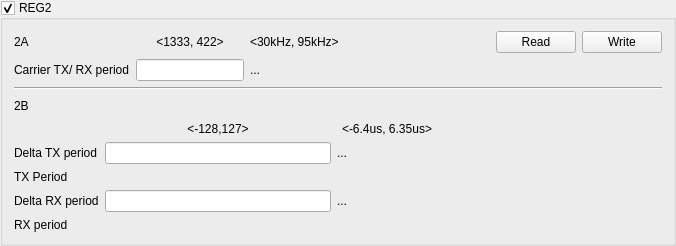
        <widget class="CustomControls::FoldingBox" name="grREG2">
         <property name="title">
          <string>REG2</string>
         </property>
         <property name="checkable">
          <bool>true</bool>
         </property>
         <layout class="QGridLayout" name="gridLayout_23">
          <item row="2" column="0">
           <layout class="QGridLayout" name="gridLayout_22">
            <item row="4" column="0">
             <widget class="QLabel" name="label_166">
              <property name="text">
               <string>Delta RX period</string>
              </property>
             </widget>
            </item>
            <item row="2" column="0">
             <widget class="QLabel" name="label_165">
              <property name="text">
               <string>Delta TX period</string>
              </property>
             </widget>
            </item>
            <item row="5" column="0" colspan="3">
             <widget class="QLabel" name="lb_R2RXPer">
              <property name="text">
               <string>RX period</string>
              </property>
             </widget>
            </item>
            <item row="0" column="0">
             <widget class="QLabel" name="label_174">
              <property name="text">
               <string>2B</string>
              </property>
             </widget>
            </item>
            <item row="3" column="0" colspan="3">
             <widget class="QLabel" name="lb_R2TXPer">
              <property name="text">
               <string>TX Period</string>
              </property>
             </widget>
            </item>
            <item row="4" column="1">
             <widget class="CustomControls::RealEdit" name="leDRX">
              <property name="inputMask">
               <string/>
              </property>
             </widget>
            </item>
            <item row="2" column="1">
             <widget class="CustomControls::RealEdit" name="leDTX">
              <property name="inputMask">
               <string/>
              </property>
             </widget>
            </item>
            <item row="1" column="1">
             <widget class="QLabel" name="label_182">
              <property name="text">
               <string>&lt;-128,127&gt;</string>
              </property>
              <property name="alignment">
               <set>Qt::AlignCenter</set>
              </property>
             </widget>
            </item>
            <item row="2" column="2">
             <widget class="QLabel" name="lbR2B_0_7_info">
              <property name="minimumSize">
               <size>
                <width>100</width>
                <height>0</height>
               </size>
              </property>
              <property name="text">
               <string>...</string>
              </property>
             </widget>
            </item>
            <item row="4" column="2">
             <widget class="QLabel" name="lbR2B_8_15_info">
              <property name="minimumSize">
               <size>
                <width>100</width>
                <height>0</height>
               </size>
              </property>
              <property name="text">
               <string>...</string>
              </property>
             </widget>
            </item>
            <item row="1" column="2">
             <widget class="QLabel" name="label_176">
              <property name="text">
               <string>&lt;-6.4us, 6.35us&gt;</string>
              </property>
              <property name="alignment">
               <set>Qt::AlignCenter</set>
              </property>
             </widget>
            </item>
            <item row="0" column="3">
             <spacer name="horizontalSpacer_5">
              <property name="orientation">
               <enum>Qt::Horizontal</enum>
              </property>
              <property name="sizeHint" stdset="0">
               <size>
                <width>40</width>
                <height>20</height>
               </size>
              </property>
             </spacer>
            </item>
           </layout>
          </item>
          <item row="1" column="0">
           <widget class="Line" name="line_3">
            <property name="maximumSize">
             <size>
              <width>16777215</width>
              <height>16777215</height>
             </size>
            </property>
            <property name="orientation">
             <enum>Qt::Horizontal</enum>
            </property>
           </widget>
          </item>
          <item row="0" column="0">
           <layout class="QGridLayout" name="gridLayout_12">
            <item row="0" column="0">
             <widget class="QLabel" name="label_173">
              <property name="text">
               <string>2A </string>
              </property>
             </widget>
            </item>
            <item row="1" column="0">
             <widget class="QLabel" name="label_4">
              <property name="text">
               <string>Carrier TX/ RX period</string>
              </property>
             </widget>
            </item>
            <item row="1" column="2">
             <widget class="QLabel" name="lbR2A_0_10_info">
              <property name="minimumSize">
               <size>
                <width>200</width>
                <height>0</height>
               </size>
              </property>
              <property name="text">
               <string>...</string>
              </property>
             </widget>
            </item>
            <item row="1" column="1">
             <widget class="CustomControls::LineEdit" name="leR2A_0_10"/>
            </item>
            <item row="1" column="4" colspan="2">
             <spacer name="horizontalSpacer_10">
              <property name="orientation">
               <enum>Qt::Horizontal</enum>
              </property>
              <property name="sizeHint" stdset="0">
               <size>
                <width>40</width>
                <height>20</height>
               </size>
              </property>
             </spacer>
            </item>
            <item row="0" column="4">
             <widget class="CustomControls::PushButton" name="pbNM_ReadREG2">
              <property name="text">
               <string>Read</string>
              </property>
             </widget>
            </item>
            <item row="0" column="5">
             <widget class="CustomControls::PushButton" name="pbNM_WriteREG2">
              <property name="text">
               <string>Write</string>
              </property>
             </widget>
            </item>
            <item row="1" column="3">
             <spacer name="horizontalSpacer_12">
              <property name="orientation">
               <enum>Qt::Horizontal</enum>
              </property>
              <property name="sizeHint" stdset="0">
               <size>
                <width>40</width>
                <height>20</height>
               </size>
              </property>
             </spacer>
            </item>
            <item row="0" column="2">
             <widget class="QLabel" name="label_175">
              <property name="sizePolicy">
               <sizepolicy hsizetype="Expanding" vsizetype="Preferred">
                <horstretch>0</horstretch>
                <verstretch>0</verstretch>
               </sizepolicy>
              </property>
              <property name="text">
               <string>&lt;30kHz, 95kHz&gt;</string>
              </property>
              <property name="alignment">
               <set>Qt::AlignLeading|Qt::AlignLeft|Qt::AlignVCenter</set>
              </property>
             </widget>
            </item>
            <item row="0" column="1">
             <widget class="QLabel" name="label_183">
              <property name="text">
               <string>&lt;1333, 422&gt;</string>
              </property>
              <property name="alignment">
               <set>Qt::AlignCenter</set>
              </property>
             </widget>
            </item>
           </layout>
          </item>
         </layout>
        </widget>
